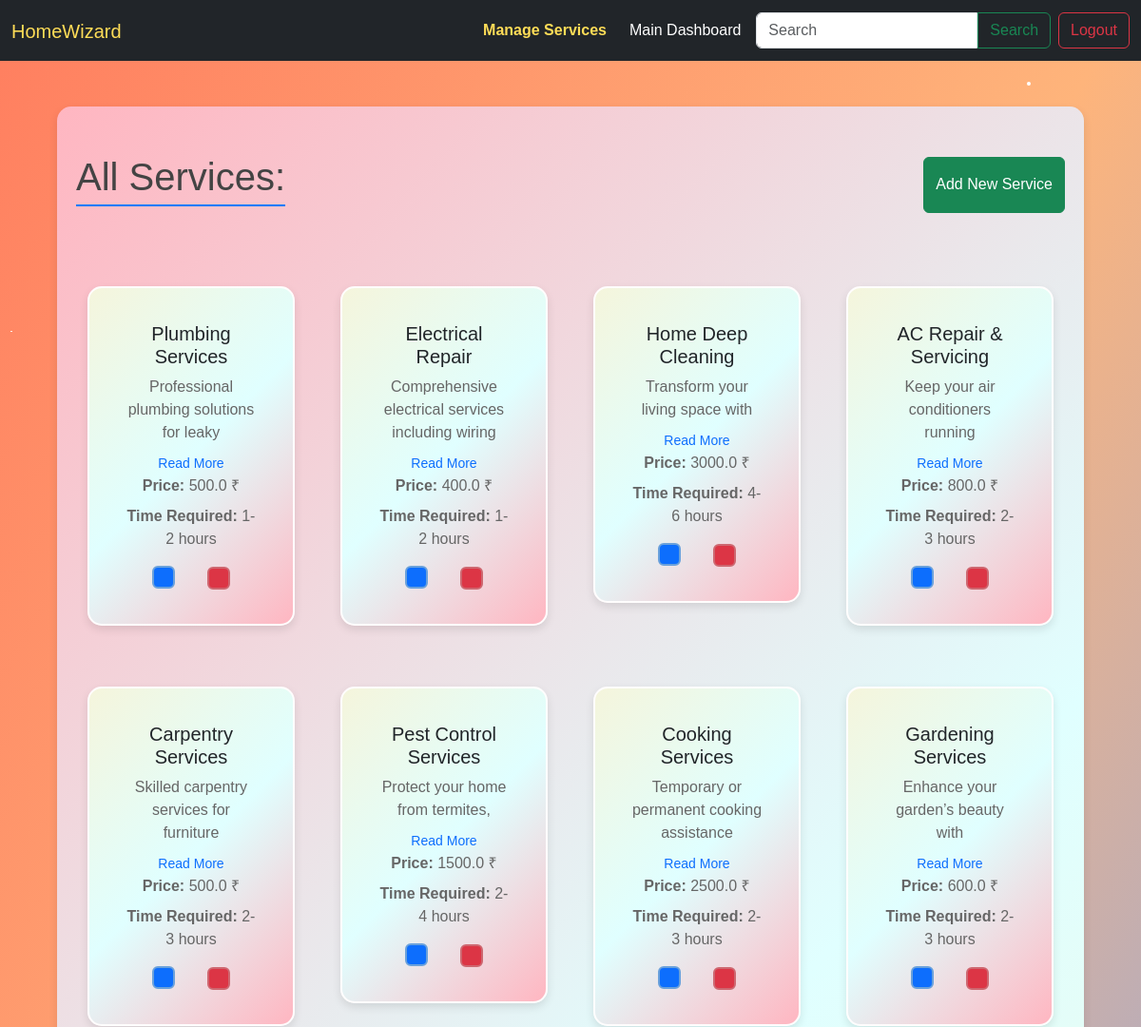
Page /HomeWizard/admin/1/manage-services (signed in, upper part) on the earlier database version.
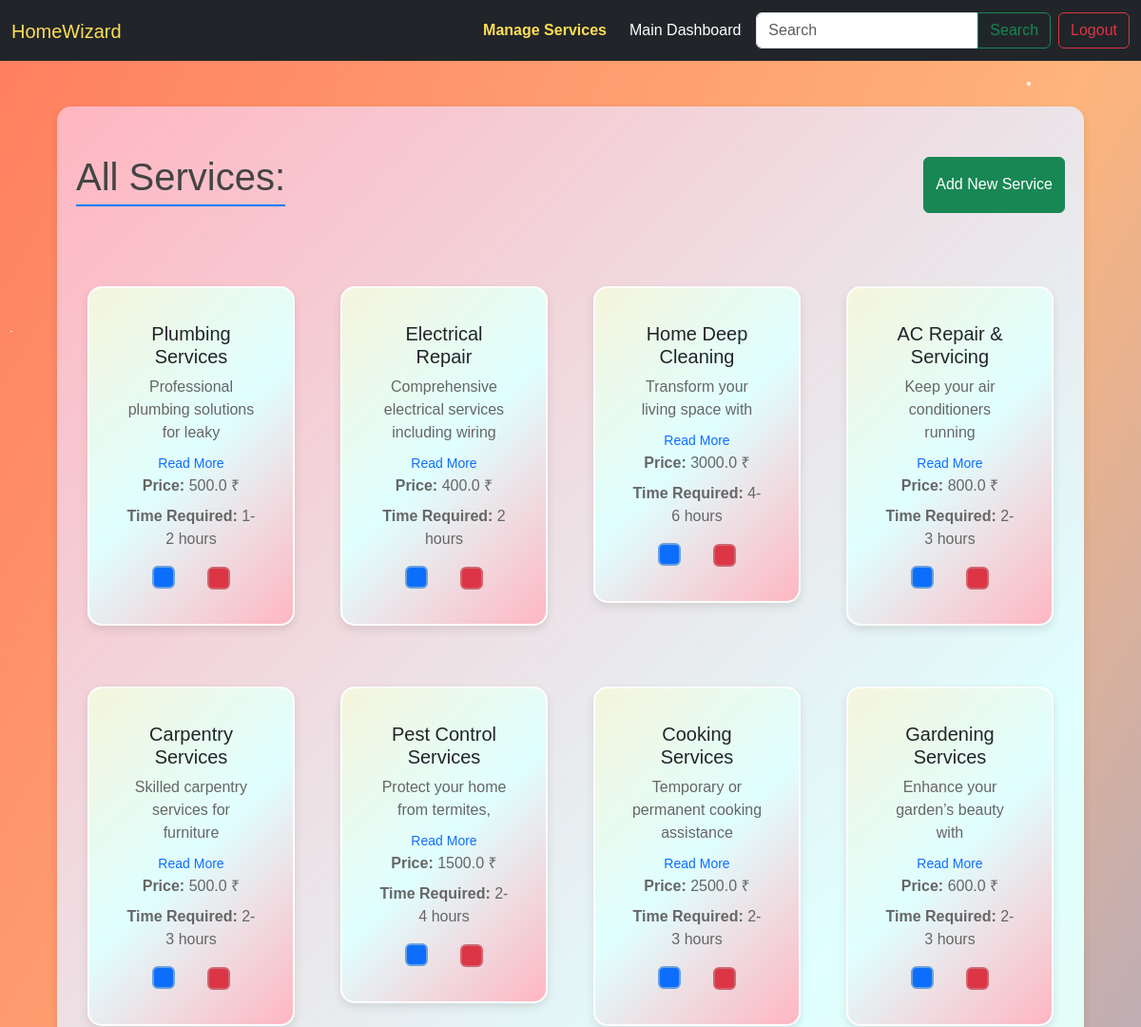
Same page on the later database version.
### backend/models.py (models this page shows)
class Service(db.Model):
    __tablename__ = 'services'
    id = db.Column(db.Integer, primary_key=True)
    name = db.Column(db.String(100), nullable=False)
    description = db.Column(db.Text, nullable=False)
    base_price = db.Column(db.Float, nullable=False)
    image_filename = db.Column(db.String, nullable=True)
    time_required = db.Column(db.String(50), nullable=False)
    created_at = db.Column(db.DateTime, default=datetime.now())
    service_requests = db.relationship('ServiceRequest', backref='service', lazy=True)

### backend/admin_ms.py (the view, shortened to what this page needs)
@app.route('/HomeWizard/admin/<int:id>/manage-services')
def services(id):
    session_key = f"admin_{id}"
    sessions = session.get('sessions', {})
    if sessions.get(session_key):
        email = sessions[session_key]['email']
        admin = Admin_Info.query.filter_by(email=email).first()
        all_services = db.session.query(Service)
        search_query = request.args.get('search', '').strip().lower()
        return render_template('manage_services.html',
                               role='admin',
                               services=all_services,
                               id=admin.id)
    else:
        return redirect(url_for('admin_login'))

### templates/manage_services.html (shortened to what this page needs)
<!DOCTYPE html>
<html lang="en">
<head>
    <link href="https://cdn.jsdelivr.net/npm/bootstrap@5.3.0-alpha1/dist/css/bootstrap.min.css" rel="stylesheet">
    <link rel="stylesheet" href="https://unpkg.com/ionicons@5.5.2/dist/ionicons.min.css">
    <link href="/static/css/body_nav.css" rel="stylesheet">
    <link rel="stylesheet" href="/static/css/ms.css">
    <link href="/static/css/modal.css" rel="stylesheet">
</head>
<body>
    <nav class="navbar navbar-expand-lg navbar-dark bg-dark">
        <div class="container-fluid">
            <a class="navbar-brand" href="{{ url_for('home') }}">HomeWizard</a>
            <div class="collapse navbar-collapse" id="navbarNav">
                <ul class="navbar-nav ms-auto align-items-center">
                    <li class="nav-item me-2">
                        <a class="nav-link active" href="{{ url_for('services', id=id) }}">
                            <strong> Manage Services </strong>
                        </a>
                    </li>
                    <li class="nav-item me-2">
                        <a class="nav-link" href="{{ url_for('dashboard', role=role, id=id) }}">Main
                            Dashboard</a>
                    </li>
                    <li class="nav-item me-2">
                        <form class="d-flex">
                            <input class="form-control" type="search" name="search" placeholder="Search"
                                aria-label="Search" style="border-top-right-radius: 0; border-bottom-right-radius: 0;">
                            <button class="btn btn-outline-success" type="submit"
                                style="border-top-left-radius: 0; border-bottom-left-radius: 0;">Search</button>
                        </form>
                    </li>
                    <li class="nav-item">
                        <form action="{{ url_for('logout', role=role, id=id) }}" method="POST" class="d-inline">
                            <button class="btn btn-outline-danger" type="submit">Logout</button>
                        </form>
                    </li>
                </ul>
            </div>
        </div>
    </nav>
    <div class="container mt-5">
        <div class="d-flex justify-content-between align-items-center">
            <h1 class="text-center">All Services:</h1>
            <button type="button" class="btn btn-success" data-bs-toggle="modal" data-bs-target="#addServiceModal">
                Add New Service
            </button>
        </div>
        {% if services %}
        <div class="row mt-4">
            {% for service in services %}
            <div class="col-md-3 mb-4">
                <div class="card service-card">
                    <div class="card-body text-center">
                        <h5 class="card-title">{{ service.name }}</h5>
                        <p class="card-text">
                            {% set truncated_description = ' '.join(service.description.split()[:5]) %}
                            {{ truncated_description }}
                        </p>
                        {% if service.description.split()|length > 5 %}
                        <button class="btn btn-link p-0 text-primary" data-bs-toggle="collapse"
                            data-bs-target="#fullDesc{{ service.id }}" aria-expanded="false"
                            aria-controls="fullDesc{{ service.id }}"
                            onclick="toggleReadMoreLess(this, '#fullDesc{{ service.id }}')">
                            Read More
                        </button>
                        {% endif %}
                        <p class="card-text"><strong>Price:</strong> {{ service.base_price }} ₹</p>
                        <p class="card-text"><strong>Time Required:</strong>
                            {% if service.time_required == '1' %}
                            {{ service.time_required }} hour
                            {% else %}
                            {{ service.time_required }} hours
                            {% endif %}
                        </p>
                        <div class="d-flex justify-content-evenly align-items-center mt-3">
                            <button type="button" class="btn btn-primary me-1" data-bs-toggle="modal"
                                data-bs-target="#editServiceModal{{ service.id }}"
                                style="border: 2px solid #6aa1db; padding: 10px;">
                            </button>
                            <form action="{{ url_for('delete_service', id=id, service_id=service.id)}}" method="POST"
                                id="deleteForm-{{ service.id }}" style="display: inline;">
                                <button type="submit" class="btn btn-danger"
                                    style="border: 2px solid #ce6770; padding: 10px;"
                                    onclick="return confirm('Are you sure you want to delete this Service? \nService Name : {{ service.name }}')">
                                </button>
                            </form>
                        </div>
                    </div>
                </div>
            </div>
            {% endfor %}
        </div>
        {% else %}
        <h2 class="text-center text-danger">No services found. Please add a new service.</h2>
        {% endif %}
    </div>
</body>
</body>
</html>

### static/css/body_nav.css (style rules this page uses)
html, body { font-family: 'Tahoma', sans-serif; overflow-x: hidden; user-select: text; caret-color: transparent; }
input, textarea { user-select: text; caret-color: auto; }
body { margin: 0; height: 100vh; overflow-y: auto; background: linear-gradient(120deg, #ff7e5f, #feb47b, #86a8e7, #91eae4); animation: gradientAnimation 15s ease infinite; position: relative; }
.navbar { background-color: #343a40; z-index: 0; position: relative; }
.navbar-brand { color: #ffdd57; }
.navbar .nav-link { color: #fff; cursor: pointer; transition: color 0.3s ease; z-index: 1; }
.navbar .nav-link.active { color: #ffdd57; }

### static/css/ms.css (style rules this page uses)
.container, .content-section, .services-container, .service-card, .table-container { background: linear-gradient(135deg, #ffb6c1, #e0ffff, #f5f5dc); border-radius: 15px; padding: 20px; box-shadow: 0px 4px 10px rgba(0, 0, 0, 0.1); width: 100%; max-width: 90%; margin: 20px auto; position: relative; overflow: hidden; }
.service-card { background: linear-gradient(135deg, #f5f5dc, #e0ffff, #ffb6c1) !important; border: 2px solid #fffdfd; }
.service-card p { font-size: 16px; color: #666; margin-bottom: 15px; text-align: center; }
h1 { text-align: center; margin-top: 30px; margin-bottom: 40px; color: #444; border-bottom: 2px solid #007bff; padding-bottom: 5px; }

### templates/manage_services.html (style rules this page uses)
.card-body p { margin-bottom: 0.5rem; }
.card-body .btn-link { font-size: 14px; text-decoration: none; }

Differences in the rows shown:
changed Service "Electrical Repair": time_required "1-2" → "2"
